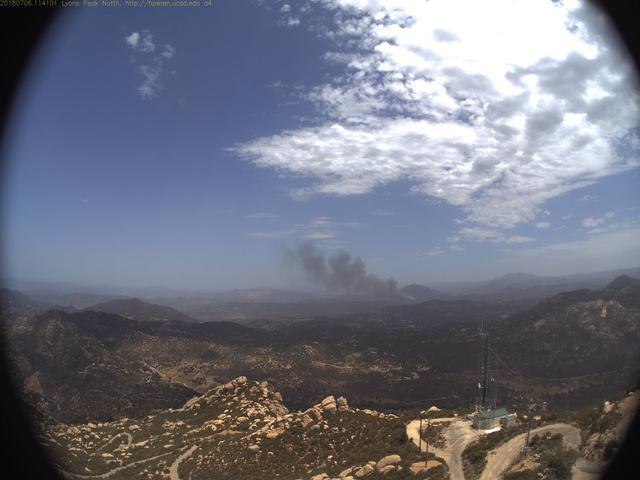
#> input picture wildfire_training_images/wildfire_1.jpg, 640 x 480 px; its folder holds 2 pictures in this run
$ python DataProcessor.py
#> lines starting #> are read from the running program, lines starting #| are printed output that depends on the picture

from PIL import Image
from sklearn.model_selection import train_test_split
from sklearn.preprocessing import LabelBinarizer
import xmltodict
import numpy as np
import glob
import os


image_dim = 228
images_dir = 'wildfire_training_images'
output_dir = 'wildfire_processed_data'

xml_filepaths = glob.glob( os.path.join( images_dir , '*.xml' ) )
jpg_filepaths = glob.glob( os.path.join( images_dir , '*.jpg' ) )

images = []
for filepath in jpg_filepaths:
	image = Image.open( filepath ).resize( ( image_dim , image_dim ) )
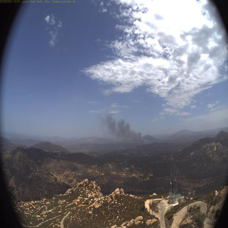
#> image: PIL image 228x228 RGB; mean R, G, B 111.3, 114.3, 128.1
	images.append( np.asarray( image ) / 255 )
#> pass 2 of the loop `for filepath in jpg_filepaths:`:
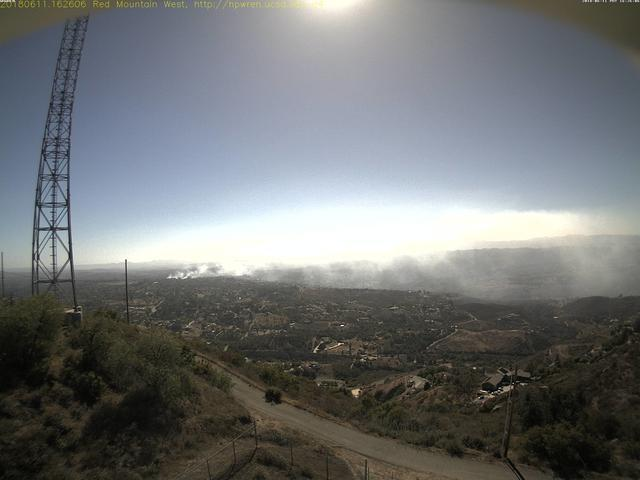
#> input picture wildfire_training_images/wildfire_2.jpg, 640 x 480 px
#> `image = Image.open( filepath ).resize( ( image_dim , image_dim ) )`:
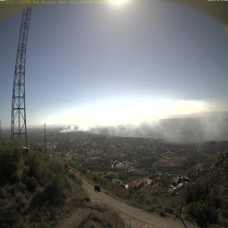
#> image: PIL image 228x228 RGB; mean R, G, B 112, 114.6, 115.7

bboxes = []
classes = []
for filepath in xml_filepaths:
	bbox_dict = xmltodict.parse( open( filepath , 'rb' ) )
	classes.append( bbox_dict[ 'annotation' ][ 'object' ][ 'name' ] )
	bndbox = bbox_dict[ 'annotation' ][ 'object' ][ 'bndbox' ]
	bounding_box = [ 0.0 ] * 4
	bounding_box[0] = int(bndbox[ 'xmin' ]) / image_dim
	bounding_box[1] = int(bndbox[ 'ymin' ]) / image_dim
	bounding_box[2] = int(bndbox[ 'xmax' ]) / image_dim
	bounding_box[3] = int(bndbox[ 'ymax' ]) / image_dim
	bboxes.append( bounding_box )

bboxes = np.array( bboxes )
classes = np.array( classes )
encoder = LabelBinarizer()
#> (the run stopped early here; a loop or call above may not have finished)
